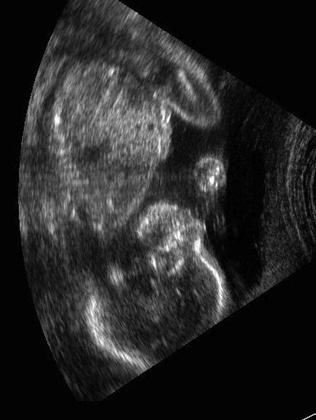
%> input picture kernel/data/US.jpg, 316 x 420 px, shrunk from 386 x 513 before the run
$ octave setup2DUSData.m   (GNU Octave 9; MATLAB toolbox functions it lacks are replaced by stand-ins)
%> lines starting %> are read from the running program, lines starting %| are printed output that depends on the picture
### kernel/tools/dealOptions.m
%==============================================================================
% This code is part of the Matlab-based toolbox
% FAIR - Flexible Algorithms for Image Registration.
% For details see
% - https://github.com/C4IR and
% - http://www.siam.org/books/fa06/
%==============================================================================
% This functions deals persistent variables in administrative functions such as
% viewImage, viewImage, imgModel, trafo, distance, regularizer, ....
%
% Input:
%   optn        a list of current options, to be updated
%               cell or struct, 2*n entries, e.g.
%               optn.omega = [1,2];
%               optn.m     = 14;
%               or optn    = {'omega',[1,2],'m',14;}
%   varargin    a list of new options, cell with 2*p entries
%
% Output:
%   method      specifies the particular method to be used in caller, see example
%   optn        updated list of options
%   task        task to be performed either in options or in caller
%   stop        flag for caller to terminate
%
% Example:
% caller='imgModel', method='splineInter', p1='theta', pV1=10
%
% The followings modes can be uses
%    1.    nargin == 0,
%         help, run minimal example, return
%

% elseif    ~ischar(varargin{1}) -> task='none'; stop = 0;
% else      task = varargin{1} end one of the following
%
% task = 'reset', caller('reset',caller,method,p1,pV1,...), stop = 1
%   set optn={caller,method,p1,pV1,...}
%
% task = 'set',   caller('set',x1,xV1,...),                 stop = 1
%   update optn by overwiting (if x1=pk) or adding to list
%
% task = 'get',   caller('get',optn,pk),                    stop = 1
%   if field exists, method = OPTN.(pk), else method = [];
%
% task = 'disp',  caller('disp'),                           stop = 1
%   displays all the optn, fieldname:optn.(fieldname)
%
% task = 'clear', caller('clear'),                          stop = 1
%   set optn = [];
%
%  otherwise: -> task, stop = 0

%==============================================================================


function [method,optn,task,stop] = dealOptions(caller,optn,varargin)

method = [];                    % initialize method
% caller = dbstack;               % identify the name of the calling function
% caller = caller(min(length(caller),2)).name;

task   = [];
stop   = 1;

if nargin == 0,
  help(mfilename);
  runMinimalExample;
  return;
end;

% transform optn from cell to struct
if iscell(optn),
  optn = cell2struct(optn(2:2:end),optn(1:2:end),2);
end;

% check whether work is to be done here, i.e. the first input argument
% varargin{1} is a str
if nargin>2 && ischar(varargin{1})

  task        = varargin{1};
  varargin(1) = [];

  switch task
    case {'reset','set'},       % reset/set options
      if strcmp(task,'reset'),  % clear optn
        optn = [];
      end;

      % update the field with the value from the varargin list
      for k=1:2:length(varargin),
        optn.(varargin{k}) = varargin{k+1};
      end;

    case 'disp',                % display the options
      fprintf('<%s> options\n',caller);
      if isempty(optn),
        fprintf('is empty\n');
      else
        disp(optn)
      end;

    case 'clear';               % clear the options
      optn   = [];
      fprintf('--- cleared OPTN in <%s> ---\n',caller);

    case 'get',
      for k=1:length(varargin),
        method = getOption(optn,varargin{1});
      end;
      return

    case 'optn',
      [method,optn] = getOption(optn,caller);
      method = optn;
      return;

    otherwise,
      stop = 0;

  end;

  [method,optn] = getOption(optn,caller);
  return;

else

  [method,optn] = getOption(optn,caller);
  stop = (nargin < 3);
  return;

end;


%----------------------------------------------------------------------------------------

function [value,optn] = getOption(optn,field);

% initialize value= []; update by the value in optn
value = []; if isfield(optn,field),  value = optn.(field); end;
% transfer struct optn to list
if isstruct(optn),
  fields = fieldnames(optn);
  values = struct2cell(optn);
  optn = cell(1,2*length(fields));
  optn(1:2:2*length(fields)-1) = fields;
  optn(2:2:2*length(fields))   = values;
end;

%------------------------------------------------------------------------------

% [12 lines left out: function runMinimalExample, not called in this run]
%==============================================================================

### kernel/numerics/getCellCenteredGrid.m
%==============================================================================
% This code is part of the Matlab-based toolbox
% FAIR - Flexible Algorithms for Image Registration.
% For details see
% - https://github.com/C4IR and
% - http://www.siam.org/books/fa06/
%==============================================================================
% function x = getCellCenteredGrid(omega,m)
%
% creates a cell-center discretization of
%    Omega = (omega(1),omega(2)) x ... x (omega(2*dim-1,omega(2*dim)),
%    spatial dimension d = length(omega/2)
%
%          x1                     x2
% +-----+-----+-----+    +-----+-----+-----+
% |     |     |     |    |     |     |     |
% |  x  |  x  |  x  |    |  x  |  x  |  x  |
% |     |     |     |    |     |     |     |
% +-----+-----+-----+    +-----+-----+-----+
% |     |     |     |    |     |     |     |
% |  x  |  x  |  x  |    |  x  |  x  |  x  |
% |     |     |     |    |     |     |     |
% +-----+-----+-----+    +-----+-----+-----+
%
% Input:
%    omega    domain specification
%   m       number of discretization points
%
% Output:
%   x       coordinates of grid points,
%           x is dim*prod(m)-by-1
%                              | x^1_1, ... x^dim_1 |
%                              |        ...         |
%            reshape(x,dim) is | x^1_j, ... x^dim_j |
%                              |        ...         |
%                              | x^1_n, ... x^dim_n |
%             with x_j = (x^1_1,...,x^dim_j) is the j-th grid point,
%            j = 1,...,n = prod(m), dim = length(omega)/2;
% See also getStaggeredGrid, getNodalGrid, E3_getCellCenteredGrid
%==============================================================================

function x = getCellCenteredGrid(omega,m)

if nargin == 0,     % help and minimal example
  help(mfilename);
  runMinimalExample;
  return;
end;

% -----------------------------------------------------------------------------

x  = []; x1 = []; x2 = []; x3 = []; x4=[];
h  = (omega(2:2:end)-omega(1:2:end))./m;                             % voxel dimensions
xi = @(i) linspace(omega(2*i-1)+h(i)/2,omega(2*i)-h(i)/2,m(i))';     % cell centers

switch length(omega)/2;,
  case 1, x1 = xi(1);
  case 2, [x1,x2] = ndgrid(xi(1),xi(2));
  case 3, [x1,x2,x3] = ndgrid(xi(1),xi(2),xi(3));
  case 4, [x1,x2,x3,x4] = ndgrid(xi(1),xi(2),xi(3),xi(4));
end;
x = [reshape(x1,[],1);reshape(x2,[],1);reshape(x3,[],1); reshape(x4,[],1)];

% -----------------------------------------------------------------------------

% [11 lines left out: function runMinimalExample, not called in this run]

%==============================================================================

### kernel/imgModels/imgModel.m
%==============================================================================
% This code is part of the Matlab-based toolbox
% FAIR - Flexible Algorithms for Image Registration.
% For details see
% - https://github.com/C4IR and
% - http://www.siam.org/books/fa06/
%==============================================================================
% Main function for the image model, uses persistent parameter
% Typical call
%  1.   initialize (pick model and submit parameters)
%
%       imgModel('reset','imgModel','splineInter','regularizer','moments','theta',1e-2);
%
%  2.   use:
%
%       [Tc,dT] = imgModel(coefT,omega,yc);
%
%       evaluates the image model as a linear combination of basis functions with
%       the coeeficients coeffT of size size(coefT) at a cell-centered grid of points
%       y = [Y(:,1);Y(:,2),...,Y(:,d)] using parameters specified by the persistent variable OPTN
%
%
%       [Tc,dT] = imgModel(dataT,omega,yc,specific{:});
%       overwrites the persistent options (not permanently)
%
%  3.   additional option 'coefficients':
%
%       [coefT,coefR] = imgModel('coefficients',dataT,dataR,omega);
%
%       returns the coefficients of a basis representation, note
%       coefT = dataT                     for linear interpolation
%       coefT = getSplineCoefficients     for spline interpolation
% =======================================================================================

function varargout = imgModel(varargin)

% handle options
persistent OPTN

if nargin == 0 & nargout == 0 %& isempty(OPTN),
  help(mfilename);
  runMinimalExample;
  return;
end;

% check for reset, set, clear, disp, see dealOptions.m
[method,OPTN,task,stop] = dealOptions(mfilename,OPTN,varargin{:});
if stop,  varargout = {method,OPTN};  return; end

% update spline coefficients, if neccessary
if strcmp(task,'coefficients'),
  T   = varargin{2};
  R   = varargin{3};
  dim = length(varargin{4})/2;
  if ~isempty(strfind(method,'spline')),
    T = getSplineCoefficients(T,'dim',dim,OPTN{:},varargin{5:end});
    R = getSplineCoefficients(R,'dim',dim,OPTN{:},varargin{5:end});
  end;
  varargout = {T,R};
  return;
end;

% do the work
[method,optn] = dealOptions(mfilename,OPTN,...
	'set','doDerivative',(nargout>1),varargin{4:end});
k = find(strcmp(optn,mfilename));
optn (k:k+1) = [];
T         = varargin{1};
omega     = varargin{2};
x         = varargin{3}(:);
[T,dT]    = feval(method,T,omega,x,optn{:});
varargout = {T,dT};

%------------------------------------------------------------------------------

% [4 lines left out: function runMinimalExample, not called in this run]
%==============================================================================

### kernel/viewers/viewImage.m
%==============================================================================
% This code is part of the Matlab-based toolbox
% FAIR - Flexible Algorithms for Image Registration.
% For details see
% - https://github.com/C4IR and
% - http://www.siam.org/books/fa06/
%==============================================================================
% varargout = viewImage(varargin)
%
% Main function for image visualization, makes use of persistent parameters
% typical usage:
%   viewPara = {'viewImage','viewImage2D','colormap','gray(256)'};
%   viewImage('reset',viewPara{:});
%   vh = viewImage(T,omega,m);
% see
%   E2_setupHandsData for a 2D example and
%   E2_setupBrainData for a 3D example
%
% visualize:
%
%   visualizes the interpolated data (based on m) on a domain Omega (based on omega)
%
% administration, parameter setting:
%   for resetting, intitializing, setting, updating, clearing, displaying,
%   see dealOptions.m
%
% specific optn:
%   viewImage(T,omega,m,specific{:}), uses specific for this call
%==============================================================================

function varargout = viewImage(varargin)

persistent OPTN
[method,OPTN,task,stop] = dealOptions(mfilename,OPTN,varargin{:});
if stop,
  varargout{1} = method;
  if nargout > 1, varargout{2} = OPTN;  end;
  return;
end

% update options and split
[method,optn] = dealOptions(mfilename,OPTN,'set',varargin{4:end});
if isempty(method), error('no method specified!'); end;


ih = []; B = [];
% -----------------------------------------------------------------------------
% start to work
Tc     = varargin{1};
omega0 = reshape([0;1]*ones(1,length(size(Tc))),1,[]);
if nargin<2, omega = omega0;   else omega = varargin{2}; end;
if nargin<3, m     = size(Tc); else m     = varargin{3}; end;

%make optn struct
optn = cell2struct(optn(2:2:end),optn(1:2:end),2);

% shortcut to value of boolean option str
OK = @(str) (isfield(optn,str) && ~isempty(optn.(str)));

% scale image to [0,255]
if OK('scale'),
  minTc = min(Tc);
  maxTc = max(Tc);
  dG = (maxTc-minTc); dG = dG + 2*(dG == 0);
  Tc = 255/dG*(Tc-minTc);
end;

% invert image
if OK('invert'),
  Tc = max(Tc(:))-Tc;
  %Tc = 255-max(Tc)+Tc;
end;

% shortcut to value of option str
value = @(str) dealOptions(mfilename,optn,'get',str);

% setup figure
fig = value('fig');
if isempty(fig),
  fig = gcf;
elseif fig == 0,
  fig = figure;
else
  figure(fig);
end;

% determine the subfigure
sub = value('sub');
if any(sub ~= 1),
  subplot(sub(1),sub(2),sub(3)); cla;
end;

% set the figure name
figname = value('figname');
if ~isempty(figname),
  set(fig,'numbertitle','off','name',sprintf('[FAIR:%d]: %s',fig,figname));
end;

% splitt options into internal
internals = {mfilename,'scale','invert','fig','sub','figname'};

% remove internals from list
for k=1:length(internals),
  if isfield(optn,internals{k}), optn = rmfield(optn,internals{k});  end;
end;

% transfer struct optn back to list
[dummy,optn] = dealOptions(mfilename,optn);

% call the viewer with remaining options
switch nargout,
  case 0, feval(method,Tc,omega,m,optn{:});
  case 1,
    ih = feval(method,Tc,omega,m,optn{:});
    varargout = {ih};
  otherwise,
    [ih,B]    = feval(method,Tc,omega,m,optn{:});
    varargout = {ih,B};
end;
drawnow
%==============================================================================

### kernel/tools/FAIRpath.m
function value=FAIRpath; value='/Users/Jan/Dropbox/FAIR/github';

### kernel/data/checkDataFile.m
%==============================================================================
% This code is part of the Matlab-based toolbox
% FAIR - Flexible Algorithms for Image Registration.
% For details see
% - https://github.com/C4IR and
% - http://www.siam.org/books/fa06/
%==============================================================================
% This scripts checks whether the required data is already available.
% If if so and possible, it also initializes the modules
% viewimage, imgModel, trafo, distance, regularizer for later use;
% see setup2DhandsData.m for an example
%==============================================================================
caller          = dbstack;        % identify the name of the calling function
caller          = caller(min(length(caller),2)).name;
expfile         = fullfile(FAIRpath,'temp',[caller,'.mat']);
expfileExists   = (exist(expfile,'file') == 2);

if ~expfileExists,
  return;         % matfile has to be generated
end;

fprintf('%s: load(%s); and initialize modules\n',...
  caller,expfile(length(FAIRpath)+1:end));
clear caller
load(expfile);

% initialize toolbox
if ~isempty(who(expfile,'viewPara')),    viewImage('reset',viewPara{:});  end;
if ~isempty(who(expfile,'imgPara')),     imgModel('reset',imgPara{:});    end;
if ~isempty(who(expfile,'traPara')),     trafo('reset',traPara{:});       end;
if ~isempty(who(expfile,'disPara')),     distance('reset',disPara{:});    end;
if ~isempty(who(expfile,'regPara')),     regularizer('reset',regPara{:}); end;
%==============================================================================

### kernel/data/setup2DUSData.m
%==============================================================================
% This code is part of the Matlab-based toolbox
% FAIR - Flexible Algorithms for Image Registration.
% For details see
% - https://github.com/C4IR and
% - http://www.siam.org/books/fa06/
%==============================================================================
% load ONE US image, used as an example for transformations and such
%==============================================================================

checkDataFile
if expfileExists, return; end;

example = '2DUS.jpg';

% do whatever needed to be done to get your data here
image = @(str) double(flipud(imread(str))); % reads and converts

% load the original data, set domain, initial discretization, and grid
dataT = image('US.jpg');
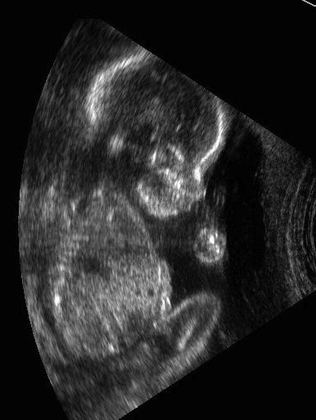
%> dataT: size 420x316 double; min 0, max 255, mean 39.1; mean of the top-left, top-right, bottom-left and bottom-right quarters 38.5, 25.8, 63.4, 28.8
dataR = '';
omega = [0,size(dataT,1),0,size(dataT,2)];
%> omega = [0 420 0 316]
m     = 128*[3,2];
% set view options
viewPara = {'viewImage','viewImage2D','colormap','bone(256)'};
viewImage('reset',viewPara{:});

% set interpolation options
imgPara = {'imgModel','linearInter'};
imgModel('reset',imgPara{:});

xc = getCellCenteredGrid(omega,m);
Tc = imgModel(dataT,omega,xc);
%> the run ends on the next line

$ run again, with kernel/data/EPIslice-R.jpg copied over kernel/data/US.jpg
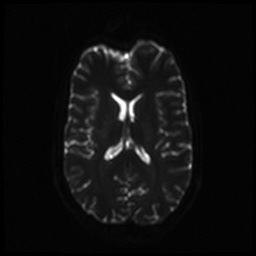
%> input picture kernel/data/EPIslice-R.jpg, 256 x 256 px
%> `dataT = image('US.jpg');`:
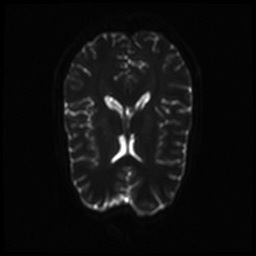
%> dataT: size 256x256 double; min 0, max 255, mean 15.3; mean of the top-left, top-right, bottom-left and bottom-right quarters 16.1, 15.3, 16.1, 13.8
